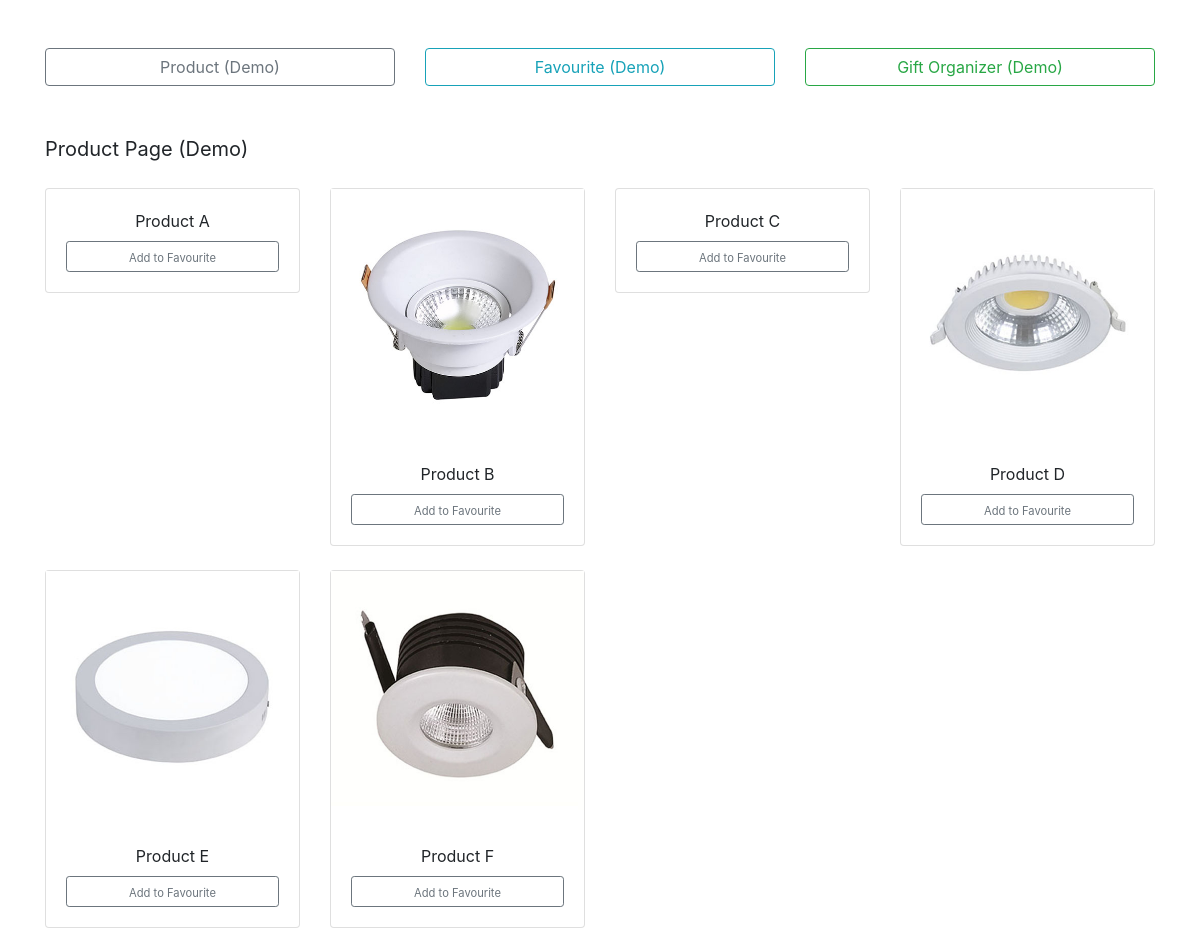
The page / on the database its author committed.
### tables this page shows
CREATE TABLE `product` (
  `product_id` int(20) NOT NULL AUTO_INCREMENT,
  `product_name` varchar(100) DEFAULT NULL,
  `product_image` varchar(100) DEFAULT NULL,
  PRIMARY KEY (`product_id`)
);

### index.php (the view, shortened to what this page needs)
<?php
$host = "localhost";
$user = "root";
$passwd = "";
$dbname = "cooldemo";
$cxn = mysqli_connect($host,$user,$passwd,$dbname)
        or die("couldn't connect to server");
$product_sql = "SELECT * FROM product ORDER BY product_id";
$product_result = mysqli_query($cxn, $product_sql)
        or die("Invalid product");
$product_rows = mysqli_num_rows($product_result); ?>
<!doctype html>
<html lang="en">
    <head>
        <link rel="stylesheet" href="bootstrap/4.3.1/css/bootstrap.min.css">
        <link rel="stylesheet" href="fontawesome/5.8.1/css/all.css">
        <link rel="stylesheet" href="bootstrap-4-datepicker/1.9.13/css/gijgo.min.css">
    </head>
    <body>
        <div class="container">
            <div class="row my-5">
                <div class="col-4">
                    <a href="index.php" class="btn btn-outline-secondary btn-block" role="button">Product (Demo)</a>
                </div>
                <div class="col-4">
                    <a href="favourite.php" class="btn btn-outline-info btn-block" role="button">Favourite (Demo)</a>
                </div>
                <div class="col-4">
                    <a href="gift-organizer.php" class="btn btn-outline-success btn-block" role="button">Gift Organizer (Demo)</a>
                </div>
            </div>
            <div class="lead text-left mb-4"><strong>Product Page (Demo)</strong></div>
            <div class="row">
                <?php
                while ($product_display = mysqli_fetch_array($product_result)) {
                    $product_name = stripslashes($product_display["product_name"]);
                    $product_image = stripslashes($product_display["product_image"]); ?>
                    <div class="col-3 mb-4">
                        <form class="needs-validation" role="form" method="post" enctype="multipart/form-data" name="theform" novalidate>
                            <div class="card">
                                <img class="img-fluid" src="images/<?php echo $product_image ?>" alt="">
                                <div class="card-body text-center">
                                    <div class="mb-2"><?php echo $product_name ?></div>
                                    <button type="submit" class="btn btn-outline-secondary btn-sm btn-block"><small>Add to Favourite</small></button>
                                </div>
                            </div>
                        </form>
                    </div>
                <?php
                } ?>
            </div>
        </div>
    </body>
</html>

### rows shown on the page
product: product_name "Product A"
product: product_image (picture), product_name "Product B"
product: product_name "Product C"
product: product_image (picture), product_name "Product D"
product: product_image (picture), product_name "Product E"
product: product_image (picture), product_name "Product F"
